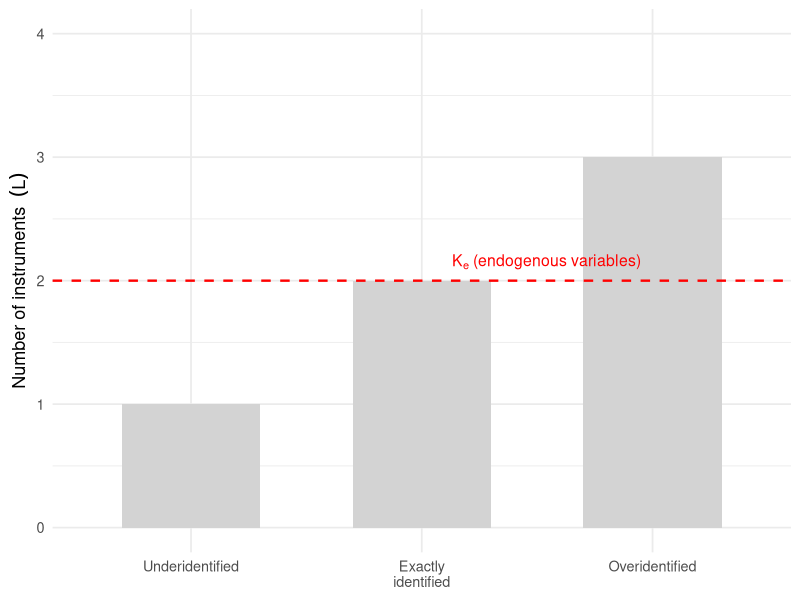

The R script that drew this image:
## ---- chunk 1
#| label: fig-iv-intuition
#| fig-cap: "The basic idea of instrumental variables estimation. The instrument $z$ affects the outcome only indirectly through the endogenous explanatory variable $x$."

library(DiagrammeR)

grViz("
digraph {

graph [layout = dot, rankdir = LR]

node [
  shape = circle,
  style = filled,
  fillcolor = LightGray,
  fontsize = 16
]

z [label = 'z']
x [label = 'x']
y [label = 'y']
e [label = 'ε']

z -> x [label = 'relevance']
x -> y [label = 'causal effect']
e -> y

}
")
## ---- chunk 2
#| label: fig-health-iv
#| fig-cap: "Per capita income ($z_i$) is used as an instrument for public health expenditure ($x_i$)."


grViz("
digraph {

graph [layout = dot, rankdir = LR]

node [
shape = rectangle,
style = rounded,
fontsize = 15
]

z [label='Per capita\nincome\n(zᵢ)']
x [label='Public health\nexpenditure\n(xᵢ)']
y [label='Health\noutcomes\n(yᵢ)']
u [label='Unobserved\nhealth factors\n(εᵢ)']

z -> x
x -> y
u -> y

}
")
## ---- chunk 3
#| label: fig-valid-iv
#| fig-cap: "A valid instrument influences the outcome only indirectly through the endogenous explanatory variable."

library(DiagrammeR)

grViz("
digraph {

graph [layout = dot, rankdir = LR]

node [
shape = rectangle,
style = rounded,
fontsize = 15
]

z [label='Instrument\n(zᵢ)']
x [label='Endogenous\nvariable\n(xᵢ)']
y [label='Outcome\n(yᵢ)']
e [label='Structural\nerror\n(εᵢ)']

z -> x [label='Relevance']
x -> y [label='Causal effect']
e -> y

}
")
## ---- chunk 4
#| label: fig-twostage
#| fig-cap: "The logic of two-stage least squares (2SLS)."

library(DiagrammeR)

grViz("
digraph {

graph [layout = dot, rankdir = LR]

node [
shape = rectangle,
style = rounded,
fontsize = 15
]

z [label='Instrument\nzᵢ']
x [label='Endogenous\nvariable\nxᵢ']
xh [label='Predicted\nvalue\nx̂ᵢ']
y [label='Outcome\nyᵢ']

z -> x [label='Stage 1']
x -> xh [label='Fitted values']
xh -> y [label='Stage 2']

}
")
## ---- chunk 5
#| label: fig-identification
#| fig-cap: "Identification depends on the relationship between the number of endogenous explanatory variables ($K_e$) and the number of available instruments ($L$)."

library(tibble)
library(ggplot2)

identification <- tibble(
  Model = factor(
    c("Underidentified",
      "Exactly\nidentified",
      "Overidentified"),
    levels = c("Underidentified",
               "Exactly\nidentified",
               "Overidentified")
  ),
  Instruments = c(1, 2, 3)
)

ggplot(identification,
       aes(x = Model,
           y = Instruments)) +
  geom_col(fill = "lightgrey",
           width = 0.6) +
  geom_hline(yintercept = 2,
             colour = "red",
             linetype = "dashed",
             linewidth = 0.8) +
  annotate("text",
           x = 2.95,
           y = 2.15,
           label = expression(K[e]~"(endogenous variables)"),
           colour = "red",
           hjust = 1,
           size = 4) +
  scale_y_continuous(
    breaks = 0:4,
    limits = c(0,4)
  ) +
  labs(
    x = NULL,
    y = expression(Number~of~instruments~~(L))
  ) +
  theme_minimal(base_size = 13)
## ---- chunk 6
#| include: false
library(AER)
library(dplyr)

data("CigarettesSW")

cigs <- CigarettesSW |>
  filter(year == "1995") |>
  mutate(
    packs = packs,
    price = price / cpi,
    tax = tax / cpi
  )
## ---- chunk 7
#| echo: false
ols_model <- lm(packs ~ price, data = cigs)
summary(ols_model)
## ---- chunk 8
#| echo: false
first_stage <- lm(price ~ tax, data = cigs)
summary(first_stage)
## ---- chunk 9
#| include: false
cigs <- cigs |>
  mutate(price_hat = fitted(first_stage))
## ---- chunk 10
#| include: false
second_stage <- lm(packs ~ price_hat, data = cigs)

summary(second_stage)
## ---- chunk 11
#| echo: false
iv_model <- ivreg(packs ~ price | tax, data = cigs)

summary(iv_model, diagnostics = TRUE)
